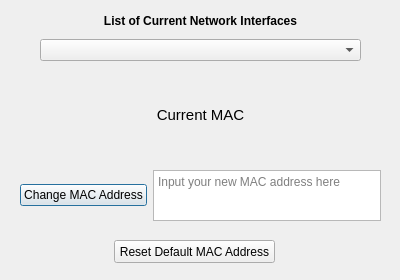
<?xml version="1.0" encoding="UTF-8"?>
<ui version="4.0">
 <class>Dialog</class>
 <widget class="QDialog" name="Dialog">
  <property name="geometry">
   <rect>
    <x>0</x>
    <y>0</y>
    <width>400</width>
    <height>280</height>
   </rect>
  </property>
  <property name="windowTitle">
   <string>MAC Address Changer</string>
  </property>
  <widget class="QWidget" name="verticalLayoutWidget">
   <property name="geometry">
    <rect>
     <x>40</x>
     <y>10</y>
     <width>321</width>
     <height>51</height>
    </rect>
   </property>
   <layout class="QVBoxLayout" name="verticalLayout">
    <item>
     <widget class="QLabel" name="label_intfce">
      <property name="text">
       <string>&lt;html&gt;&lt;head/&gt;&lt;body&gt;&lt;p&gt;&lt;span style=&quot; font-weight:600;&quot;&gt;List of Current Network Interfaces&lt;/span&gt;&lt;/p&gt;&lt;/body&gt;&lt;/html&gt;</string>
      </property>
      <property name="alignment">
       <set>Qt::AlignCenter</set>
      </property>
     </widget>
    </item>
    <item>
     <widget class="QComboBox" name="comboBox_intfce"/>
    </item>
   </layout>
  </widget>
  <widget class="QWidget" name="horizontalLayoutWidget">
   <property name="geometry">
    <rect>
     <x>20</x>
     <y>70</y>
     <width>361</width>
     <height>91</height>
    </rect>
   </property>
   <layout class="QHBoxLayout" name="horizontalLayout">
    <item>
     <widget class="QLabel" name="label_curent_MAC">
      <property name="sizePolicy">
       <sizepolicy hsizetype="MinimumExpanding" vsizetype="Preferred">
        <horstretch>0</horstretch>
        <verstretch>0</verstretch>
       </sizepolicy>
      </property>
      <property name="text">
       <string>&lt;html&gt;&lt;head/&gt;&lt;body&gt;&lt;p&gt;&lt;span style=&quot; font-size:11pt;&quot;&gt;Current MAC&lt;/span&gt;&lt;/p&gt;&lt;/body&gt;&lt;/html&gt;</string>
      </property>
      <property name="alignment">
       <set>Qt::AlignCenter</set>
      </property>
     </widget>
    </item>
   </layout>
  </widget>
  <widget class="QWidget" name="horizontalLayoutWidget_2">
   <property name="geometry">
    <rect>
     <x>20</x>
     <y>170</y>
     <width>361</width>
     <height>51</height>
    </rect>
   </property>
   <layout class="QHBoxLayout" name="horizontalLayout_2">
    <item>
     <widget class="QPushButton" name="pushButton1">
      <property name="sizePolicy">
       <sizepolicy hsizetype="Minimum" vsizetype="Fixed">
        <horstretch>0</horstretch>
        <verstretch>0</verstretch>
       </sizepolicy>
      </property>
      <property name="autoFillBackground">
       <bool>false</bool>
      </property>
      <property name="text">
       <string>Change MAC Address</string>
      </property>
     </widget>
    </item>
    <item>
     <widget class="QTextEdit" name="textEdit">
      <property name="sizePolicy">
       <sizepolicy hsizetype="Expanding" vsizetype="Expanding">
        <horstretch>0</horstretch>
        <verstretch>0</verstretch>
       </sizepolicy>
      </property>
      <property name="documentTitle">
       <string/>
      </property>
      <property name="placeholderText">
       <string>Input your new MAC address here</string>
      </property>
     </widget>
    </item>
   </layout>
  </widget>
  <widget class="QPushButton" name="pushButton2">
   <property name="geometry">
    <rect>
     <x>114</x>
     <y>240</y>
     <width>161</width>
     <height>23</height>
    </rect>
   </property>
   <property name="sizePolicy">
    <sizepolicy hsizetype="Minimum" vsizetype="MinimumExpanding">
     <horstretch>0</horstretch>
     <verstretch>0</verstretch>
    </sizepolicy>
   </property>
   <property name="text">
    <string>Reset Default MAC Address</string>
   </property>
  </widget>
 </widget>
 <resources/>
 <connections/>
</ui>
